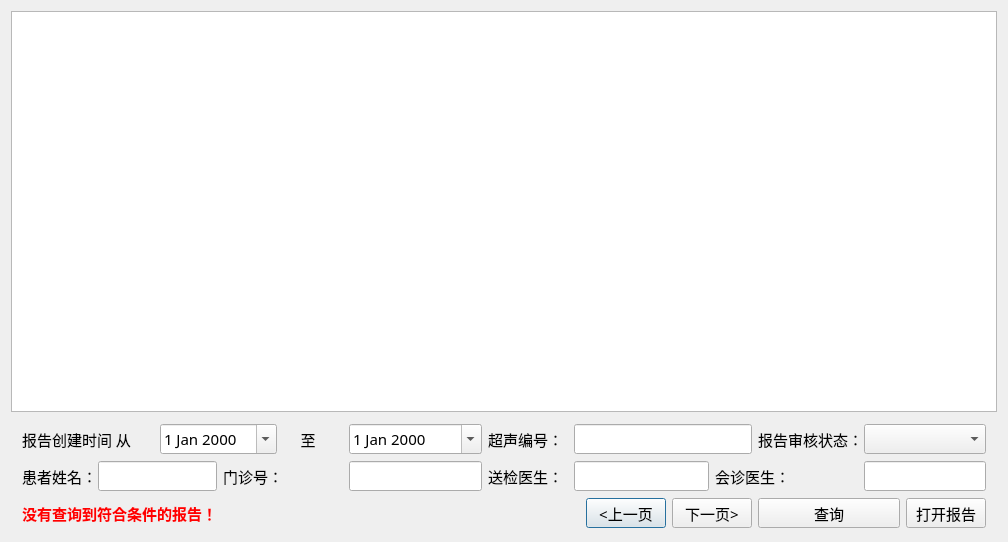
<?xml version="1.0" encoding="UTF-8"?>
<ui version="4.0">
 <class>ReportQuery</class>
 <widget class="QDialog" name="ReportQuery">
  <property name="geometry">
   <rect>
    <x>0</x>
    <y>0</y>
    <width>1008</width>
    <height>542</height>
   </rect>
  </property>
  <property name="font">
   <font>
    <family>宋体</family>
    <pointsize>11</pointsize>
   </font>
  </property>
  <property name="windowTitle">
   <string>多点远程超声 - 查询报告</string>
  </property>
  <layout class="QVBoxLayout" name="verticalLayout">
   <property name="spacing">
    <number>0</number>
   </property>
   <property name="bottomMargin">
    <number>0</number>
   </property>
   <item>
    <widget class="QTableWidget" name="table_widget">
     <property name="editTriggers">
      <set>QAbstractItemView::NoEditTriggers</set>
     </property>
     <property name="selectionMode">
      <enum>QAbstractItemView::SingleSelection</enum>
     </property>
     <property name="selectionBehavior">
      <enum>QAbstractItemView::SelectRows</enum>
     </property>
     <attribute name="verticalHeaderVisible">
      <bool>false</bool>
     </attribute>
    </widget>
   </item>
   <item>
    <widget class="QWidget" name="buttom_widget" native="true">
     <property name="sizePolicy">
      <sizepolicy hsizetype="Expanding" vsizetype="Minimum">
       <horstretch>0</horstretch>
       <verstretch>0</verstretch>
      </sizepolicy>
     </property>
     <property name="minimumSize">
      <size>
       <width>0</width>
       <height>130</height>
      </size>
     </property>
     <property name="maximumSize">
      <size>
       <width>16777215</width>
       <height>130</height>
      </size>
     </property>
     <layout class="QGridLayout" name="gridLayout">
      <item row="2" column="9">
       <widget class="QPushButton" name="pre_button">
        <property name="sizePolicy">
         <sizepolicy hsizetype="Minimum" vsizetype="Minimum">
          <horstretch>0</horstretch>
          <verstretch>0</verstretch>
         </sizepolicy>
        </property>
        <property name="minimumSize">
         <size>
          <width>0</width>
          <height>30</height>
         </size>
        </property>
        <property name="maximumSize">
         <size>
          <width>16777215</width>
          <height>30</height>
         </size>
        </property>
        <property name="text">
         <string>&lt;上一页</string>
        </property>
       </widget>
      </item>
      <item row="0" column="2" colspan="2">
       <widget class="QDateEdit" name="start_date_edit">
        <property name="sizePolicy">
         <sizepolicy hsizetype="Minimum" vsizetype="Minimum">
          <horstretch>0</horstretch>
          <verstretch>0</verstretch>
         </sizepolicy>
        </property>
        <property name="minimumSize">
         <size>
          <width>0</width>
          <height>30</height>
         </size>
        </property>
        <property name="maximumSize">
         <size>
          <width>16777215</width>
          <height>30</height>
         </size>
        </property>
        <property name="calendarPopup">
         <bool>true</bool>
        </property>
       </widget>
      </item>
      <item row="0" column="0" colspan="2">
       <widget class="QLabel" name="start_label">
        <property name="sizePolicy">
         <sizepolicy hsizetype="Minimum" vsizetype="Minimum">
          <horstretch>0</horstretch>
          <verstretch>0</verstretch>
         </sizepolicy>
        </property>
        <property name="minimumSize">
         <size>
          <width>120</width>
          <height>30</height>
         </size>
        </property>
        <property name="maximumSize">
         <size>
          <width>120</width>
          <height>30</height>
         </size>
        </property>
        <property name="text">
         <string>报告创建时间 从</string>
        </property>
       </widget>
      </item>
      <item row="0" column="7">
       <widget class="QLabel" name="uid_label">
        <property name="sizePolicy">
         <sizepolicy hsizetype="Minimum" vsizetype="Minimum">
          <horstretch>0</horstretch>
          <verstretch>0</verstretch>
         </sizepolicy>
        </property>
        <property name="minimumSize">
         <size>
          <width>80</width>
          <height>30</height>
         </size>
        </property>
        <property name="maximumSize">
         <size>
          <width>80</width>
          <height>30</height>
         </size>
        </property>
        <property name="text">
         <string>超声编号：</string>
        </property>
       </widget>
      </item>
      <item row="0" column="6">
       <widget class="QDateEdit" name="end_date_edit">
        <property name="sizePolicy">
         <sizepolicy hsizetype="Minimum" vsizetype="Minimum">
          <horstretch>0</horstretch>
          <verstretch>0</verstretch>
         </sizepolicy>
        </property>
        <property name="minimumSize">
         <size>
          <width>0</width>
          <height>30</height>
         </size>
        </property>
        <property name="maximumSize">
         <size>
          <width>16777215</width>
          <height>30</height>
         </size>
        </property>
        <property name="calendarPopup">
         <bool>true</bool>
        </property>
       </widget>
      </item>
      <item row="0" column="4">
       <widget class="QLabel" name="to_label">
        <property name="sizePolicy">
         <sizepolicy hsizetype="Minimum" vsizetype="Minimum">
          <horstretch>0</horstretch>
          <verstretch>0</verstretch>
         </sizepolicy>
        </property>
        <property name="minimumSize">
         <size>
          <width>50</width>
          <height>30</height>
         </size>
        </property>
        <property name="maximumSize">
         <size>
          <width>20</width>
          <height>30</height>
         </size>
        </property>
        <property name="text">
         <string>至</string>
        </property>
        <property name="alignment">
         <set>Qt::AlignCenter</set>
        </property>
       </widget>
      </item>
      <item row="1" column="1" colspan="2">
       <widget class="QLineEdit" name="name_line_edit">
        <property name="sizePolicy">
         <sizepolicy hsizetype="Expanding" vsizetype="Minimum">
          <horstretch>0</horstretch>
          <verstretch>0</verstretch>
         </sizepolicy>
        </property>
        <property name="minimumSize">
         <size>
          <width>0</width>
          <height>30</height>
         </size>
        </property>
        <property name="maximumSize">
         <size>
          <width>16777215</width>
          <height>30</height>
         </size>
        </property>
       </widget>
      </item>
      <item row="1" column="7">
       <widget class="QLabel" name="dia_doctor_label">
        <property name="sizePolicy">
         <sizepolicy hsizetype="Minimum" vsizetype="Minimum">
          <horstretch>0</horstretch>
          <verstretch>0</verstretch>
         </sizepolicy>
        </property>
        <property name="minimumSize">
         <size>
          <width>70</width>
          <height>30</height>
         </size>
        </property>
        <property name="maximumSize">
         <size>
          <width>70</width>
          <height>30</height>
         </size>
        </property>
        <property name="text">
         <string>送检医生：</string>
        </property>
       </widget>
      </item>
      <item row="1" column="0">
       <widget class="QLabel" name="name_label">
        <property name="sizePolicy">
         <sizepolicy hsizetype="Minimum" vsizetype="Minimum">
          <horstretch>0</horstretch>
          <verstretch>0</verstretch>
         </sizepolicy>
        </property>
        <property name="minimumSize">
         <size>
          <width>70</width>
          <height>30</height>
         </size>
        </property>
        <property name="maximumSize">
         <size>
          <width>70</width>
          <height>30</height>
         </size>
        </property>
        <property name="text">
         <string>患者姓名：</string>
        </property>
       </widget>
      </item>
      <item row="1" column="3" colspan="3">
       <widget class="QLabel" name="dialog_id_label">
        <property name="sizePolicy">
         <sizepolicy hsizetype="Minimum" vsizetype="Minimum">
          <horstretch>0</horstretch>
          <verstretch>0</verstretch>
         </sizepolicy>
        </property>
        <property name="minimumSize">
         <size>
          <width>120</width>
          <height>30</height>
         </size>
        </property>
        <property name="maximumSize">
         <size>
          <width>120</width>
          <height>30</height>
         </size>
        </property>
        <property name="text">
         <string>门诊号：</string>
        </property>
       </widget>
      </item>
      <item row="1" column="8" colspan="3">
       <widget class="QLineEdit" name="dia_doctor_line_edit">
        <property name="sizePolicy">
         <sizepolicy hsizetype="Expanding" vsizetype="Minimum">
          <horstretch>0</horstretch>
          <verstretch>0</verstretch>
         </sizepolicy>
        </property>
        <property name="minimumSize">
         <size>
          <width>0</width>
          <height>30</height>
         </size>
        </property>
        <property name="maximumSize">
         <size>
          <width>16777215</width>
          <height>30</height>
         </size>
        </property>
       </widget>
      </item>
      <item row="1" column="11" colspan="2">
       <widget class="QLabel" name="superior_label">
        <property name="sizePolicy">
         <sizepolicy hsizetype="Minimum" vsizetype="Minimum">
          <horstretch>0</horstretch>
          <verstretch>0</verstretch>
         </sizepolicy>
        </property>
        <property name="minimumSize">
         <size>
          <width>70</width>
          <height>30</height>
         </size>
        </property>
        <property name="maximumSize">
         <size>
          <width>70</width>
          <height>30</height>
         </size>
        </property>
        <property name="text">
         <string>会诊医生：</string>
        </property>
       </widget>
      </item>
      <item row="2" column="0" colspan="3">
       <widget class="QLabel" name="result_label">
        <property name="sizePolicy">
         <sizepolicy hsizetype="Preferred" vsizetype="Minimum">
          <horstretch>0</horstretch>
          <verstretch>0</verstretch>
         </sizepolicy>
        </property>
        <property name="minimumSize">
         <size>
          <width>0</width>
          <height>30</height>
         </size>
        </property>
        <property name="font">
         <font>
          <family>宋体</family>
          <pointsize>11</pointsize>
          <weight>75</weight>
          <bold>true</bold>
         </font>
        </property>
        <property name="styleSheet">
         <string notr="true">color: rgb(255, 0, 0);</string>
        </property>
        <property name="text">
         <string>没有查询到符合条件的报告！</string>
        </property>
       </widget>
      </item>
      <item row="1" column="13" colspan="2">
       <widget class="QLineEdit" name="superior_line_edit">
        <property name="sizePolicy">
         <sizepolicy hsizetype="Expanding" vsizetype="Minimum">
          <horstretch>0</horstretch>
          <verstretch>0</verstretch>
         </sizepolicy>
        </property>
        <property name="minimumSize">
         <size>
          <width>0</width>
          <height>30</height>
         </size>
        </property>
        <property name="maximumSize">
         <size>
          <width>16777215</width>
          <height>30</height>
         </size>
        </property>
       </widget>
      </item>
      <item row="2" column="10" colspan="2">
       <widget class="QPushButton" name="next_button">
        <property name="sizePolicy">
         <sizepolicy hsizetype="Minimum" vsizetype="Minimum">
          <horstretch>0</horstretch>
          <verstretch>0</verstretch>
         </sizepolicy>
        </property>
        <property name="minimumSize">
         <size>
          <width>0</width>
          <height>30</height>
         </size>
        </property>
        <property name="maximumSize">
         <size>
          <width>16777215</width>
          <height>30</height>
         </size>
        </property>
        <property name="text">
         <string>下一页&gt;</string>
        </property>
       </widget>
      </item>
      <item row="2" column="12" colspan="2">
       <widget class="QPushButton" name="query_button">
        <property name="sizePolicy">
         <sizepolicy hsizetype="Minimum" vsizetype="Minimum">
          <horstretch>0</horstretch>
          <verstretch>0</verstretch>
         </sizepolicy>
        </property>
        <property name="minimumSize">
         <size>
          <width>0</width>
          <height>30</height>
         </size>
        </property>
        <property name="maximumSize">
         <size>
          <width>16777215</width>
          <height>30</height>
         </size>
        </property>
        <property name="text">
         <string>查询</string>
        </property>
       </widget>
      </item>
      <item row="2" column="14">
       <widget class="QPushButton" name="open_button">
        <property name="sizePolicy">
         <sizepolicy hsizetype="Minimum" vsizetype="Minimum">
          <horstretch>0</horstretch>
          <verstretch>0</verstretch>
         </sizepolicy>
        </property>
        <property name="minimumSize">
         <size>
          <width>0</width>
          <height>30</height>
         </size>
        </property>
        <property name="maximumSize">
         <size>
          <width>16777215</width>
          <height>30</height>
         </size>
        </property>
        <property name="text">
         <string>打开报告</string>
        </property>
       </widget>
      </item>
      <item row="2" column="5" colspan="4">
       <spacer name="horizontalSpacer">
        <property name="orientation">
         <enum>Qt::Horizontal</enum>
        </property>
        <property name="sizeHint" stdset="0">
         <size>
          <width>280</width>
          <height>20</height>
         </size>
        </property>
       </spacer>
      </item>
      <item row="1" column="6">
       <widget class="QLineEdit" name="dialog_id_line_edit">
        <property name="sizePolicy">
         <sizepolicy hsizetype="Expanding" vsizetype="Minimum">
          <horstretch>0</horstretch>
          <verstretch>0</verstretch>
         </sizepolicy>
        </property>
        <property name="minimumSize">
         <size>
          <width>0</width>
          <height>30</height>
         </size>
        </property>
        <property name="maximumSize">
         <size>
          <width>16777215</width>
          <height>30</height>
         </size>
        </property>
       </widget>
      </item>
      <item row="0" column="8" colspan="4">
       <widget class="QLineEdit" name="uid_line_edit">
        <property name="sizePolicy">
         <sizepolicy hsizetype="Expanding" vsizetype="Minimum">
          <horstretch>0</horstretch>
          <verstretch>0</verstretch>
         </sizepolicy>
        </property>
        <property name="minimumSize">
         <size>
          <width>0</width>
          <height>30</height>
         </size>
        </property>
        <property name="maximumSize">
         <size>
          <width>16777215</width>
          <height>30</height>
         </size>
        </property>
       </widget>
      </item>
      <item row="0" column="12">
       <widget class="QLabel" name="report_status_label">
        <property name="sizePolicy">
         <sizepolicy hsizetype="Minimum" vsizetype="Minimum">
          <horstretch>0</horstretch>
          <verstretch>0</verstretch>
         </sizepolicy>
        </property>
        <property name="minimumSize">
         <size>
          <width>100</width>
          <height>30</height>
         </size>
        </property>
        <property name="maximumSize">
         <size>
          <width>100</width>
          <height>30</height>
         </size>
        </property>
        <property name="text">
         <string>报告审核状态：</string>
        </property>
       </widget>
      </item>
      <item row="0" column="13" colspan="2">
       <widget class="QComboBox" name="report_status_combo_box">
        <property name="sizePolicy">
         <sizepolicy hsizetype="Preferred" vsizetype="Minimum">
          <horstretch>0</horstretch>
          <verstretch>0</verstretch>
         </sizepolicy>
        </property>
        <property name="minimumSize">
         <size>
          <width>0</width>
          <height>30</height>
         </size>
        </property>
        <property name="maximumSize">
         <size>
          <width>16777215</width>
          <height>30</height>
         </size>
        </property>
       </widget>
      </item>
     </layout>
    </widget>
   </item>
  </layout>
 </widget>
 <layoutdefault spacing="6" margin="11"/>
 <tabstops>
  <tabstop>table_widget</tabstop>
  <tabstop>start_date_edit</tabstop>
  <tabstop>end_date_edit</tabstop>
  <tabstop>uid_line_edit</tabstop>
  <tabstop>name_line_edit</tabstop>
  <tabstop>dialog_id_line_edit</tabstop>
  <tabstop>dia_doctor_line_edit</tabstop>
  <tabstop>superior_line_edit</tabstop>
  <tabstop>pre_button</tabstop>
  <tabstop>next_button</tabstop>
  <tabstop>query_button</tabstop>
  <tabstop>open_button</tabstop>
 </tabstops>
 <resources/>
 <connections/>
</ui>
